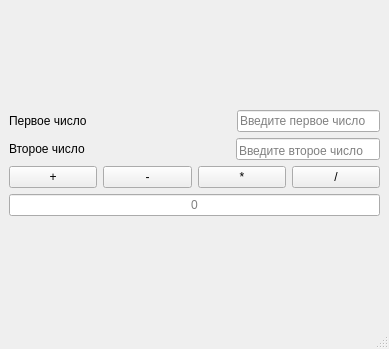
<?xml version="1.0" encoding="UTF-8"?>
<ui version="4.0">
 <class>MainWindow</class>
 <widget class="QMainWindow" name="MainWindow">
  <property name="geometry">
   <rect>
    <x>0</x>
    <y>0</y>
    <width>389</width>
    <height>349</height>
   </rect>
  </property>
  <property name="windowTitle">
   <string>MainWindow</string>
  </property>
  <widget class="QWidget" name="centralwidget">
   <layout class="QVBoxLayout" name="verticalLayout_5">
    <item>
     <layout class="QVBoxLayout" name="verticalLayout_4">
      <item>
       <layout class="QVBoxLayout" name="verticalLayout_3">
        <item>
         <layout class="QVBoxLayout" name="verticalLayout_2">
          <item>
           <layout class="QHBoxLayout" name="horizontalLayout">
            <item>
             <widget class="QLabel" name="label">
              <property name="text">
               <string>Первое число</string>
              </property>
             </widget>
            </item>
            <item>
             <spacer name="horizontalSpacer">
              <property name="orientation">
               <enum>Qt::Orientation::Horizontal</enum>
              </property>
              <property name="sizeHint" stdset="0">
               <size>
                <width>40</width>
                <height>20</height>
               </size>
              </property>
             </spacer>
            </item>
            <item>
             <widget class="QLineEdit" name="lineEdit">
              <property name="placeholderText">
               <string>Введите первое число</string>
              </property>
             </widget>
            </item>
           </layout>
          </item>
          <item>
           <layout class="QHBoxLayout" name="horizontalLayout_2">
            <item>
             <widget class="QLabel" name="label_2">
              <property name="text">
               <string>Второе число</string>
              </property>
             </widget>
            </item>
            <item>
             <spacer name="horizontalSpacer_2">
              <property name="orientation">
               <enum>Qt::Orientation::Horizontal</enum>
              </property>
              <property name="sizeHint" stdset="0">
               <size>
                <width>40</width>
                <height>20</height>
               </size>
              </property>
             </spacer>
            </item>
            <item>
             <widget class="QLineEdit" name="lineEdit_2">
              <property name="text">
               <string/>
              </property>
              <property name="alignment">
               <set>Qt::AlignmentFlag::AlignBottom|Qt::AlignmentFlag::AlignLeading|Qt::AlignmentFlag::AlignLeft</set>
              </property>
              <property name="placeholderText">
               <string>Введите второе число</string>
              </property>
             </widget>
            </item>
           </layout>
          </item>
         </layout>
        </item>
        <item>
         <layout class="QVBoxLayout" name="verticalLayout">
          <item>
           <layout class="QHBoxLayout" name="horizontalLayout_3">
            <item>
             <widget class="QPushButton" name="pushButton">
              <property name="text">
               <string>+</string>
              </property>
             </widget>
            </item>
            <item>
             <widget class="QPushButton" name="pushButton_2">
              <property name="text">
               <string>-</string>
              </property>
             </widget>
            </item>
            <item>
             <widget class="QPushButton" name="pushButton_3">
              <property name="text">
               <string>*</string>
              </property>
             </widget>
            </item>
            <item>
             <widget class="QPushButton" name="pushButton_4">
              <property name="text">
               <string>/</string>
              </property>
             </widget>
            </item>
           </layout>
          </item>
         </layout>
        </item>
       </layout>
      </item>
      <item>
       <widget class="QLineEdit" name="lineEdit_3">
        <property name="minimumSize">
         <size>
          <width>0</width>
          <height>0</height>
         </size>
        </property>
        <property name="maximumSize">
         <size>
          <width>16777215</width>
          <height>16777215</height>
         </size>
        </property>
        <property name="layoutDirection">
         <enum>Qt::LayoutDirection::LeftToRight</enum>
        </property>
        <property name="maxLength">
         <number>32768</number>
        </property>
        <property name="cursorPosition">
         <number>0</number>
        </property>
        <property name="alignment">
         <set>Qt::AlignmentFlag::AlignCenter</set>
        </property>
        <property name="placeholderText">
         <string>0</string>
        </property>
       </widget>
      </item>
     </layout>
    </item>
   </layout>
  </widget>
  <widget class="QMenuBar" name="menubar">
   <property name="geometry">
    <rect>
     <x>0</x>
     <y>0</y>
     <width>389</width>
     <height>22</height>
    </rect>
   </property>
  </widget>
  <widget class="QStatusBar" name="statusbar"/>
 </widget>
 <resources/>
 <connections/>
</ui>
